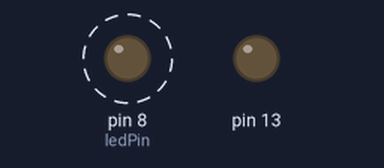
Bench run of a sketch on a simulated Arduino Uno, built with avr-gcc and run on an emulated ATmega328P. Parts: output pins drawn as LEDs (lit = HIGH). Dashed ring = blinking.

Above: at 0.6 s.
Timing chart, 0 to 5.5 s (numbered marks = the images above):
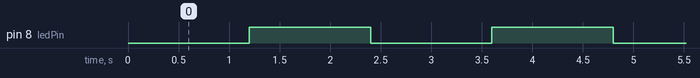

Measured:
- by itself, pin 8 (ledPin): alternates HIGH for 1.2 s and LOW for 1.2 s

The sketch:

simpleTimerBlinker.ino
```cpp
#include <SimpleTimer.h>

SimpleTimer timer;  // the timer object construction
boolean currentLEDState;
int ledPin = 8;

void setup() {
  // It's to turn integrated led off.
  pinMode(13, OUTPUT);

  currentLEDState = false;
  pinMode(ledPin, OUTPUT);
  timer.setInterval(1200, blink);
}

void loop() {
  timer.run();
}

// a function to be executed periodically
void blink() {
  if (!currentLEDState) {
    digitalWrite(ledPin, HIGH);
  } else {
    digitalWrite(ledPin, LOW);
  }
  currentLEDState = !currentLEDState; // invert the boolean
}
```
